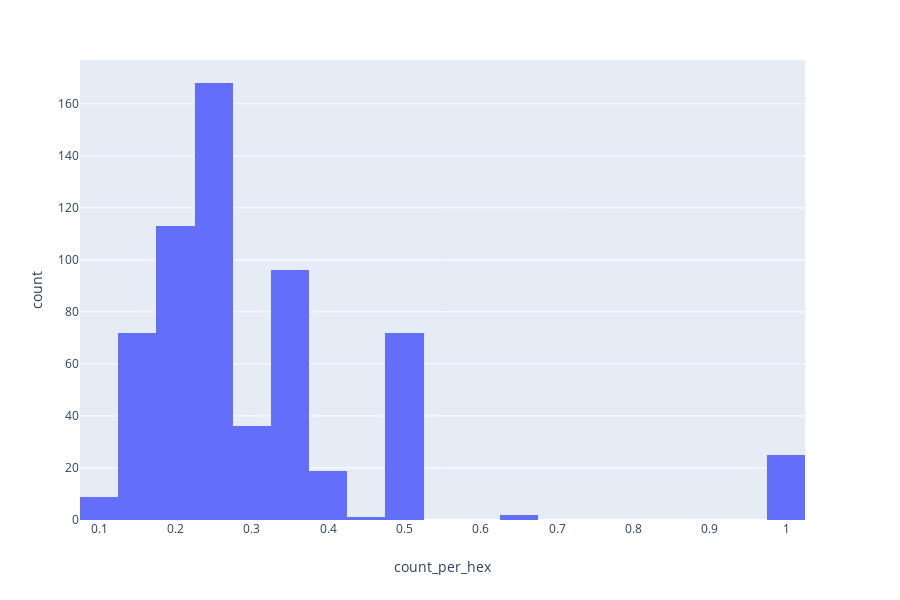

Notebook source saved alongside this figure:
### Code cell
px.histogram(df, x='count_per_hex')

### Figure 1 — Plotly figure (JSON) as saved in the notebook; plotly's stock layout.template omitted (floating-point values rounded to 4 significant figures; data arrays with more than 128 entries replaced by an {"elided": "..."} marker saying what was removed)
{"data": [{"alignmentgroup": "True", "bingroup": "x", "hoverlabel": {"namelength": 0}, "hovertemplate": "count_per_hex=%{x}<br>count=%{y}", "legendgroup": "", "marker": {"color": "#636efa"}, "name": "", "offsetgroup": "", "orientation": "v", "showlegend": false, "type": "histogram", "x": {"elided": "613 float values"}, "xaxis": "x", "yaxis": "y"}], "layout": {"barmode": "relative", "height": 600, "legend": {"tracegroupgap": 0}, "margin": {"t": 60}, "xaxis": {"anchor": "y", "domain": [0, 0.98], "title": {"text": "count_per_hex"}}, "yaxis": {"anchor": "x", "domain": [0, 1], "title": {"text": "count"}}}}
